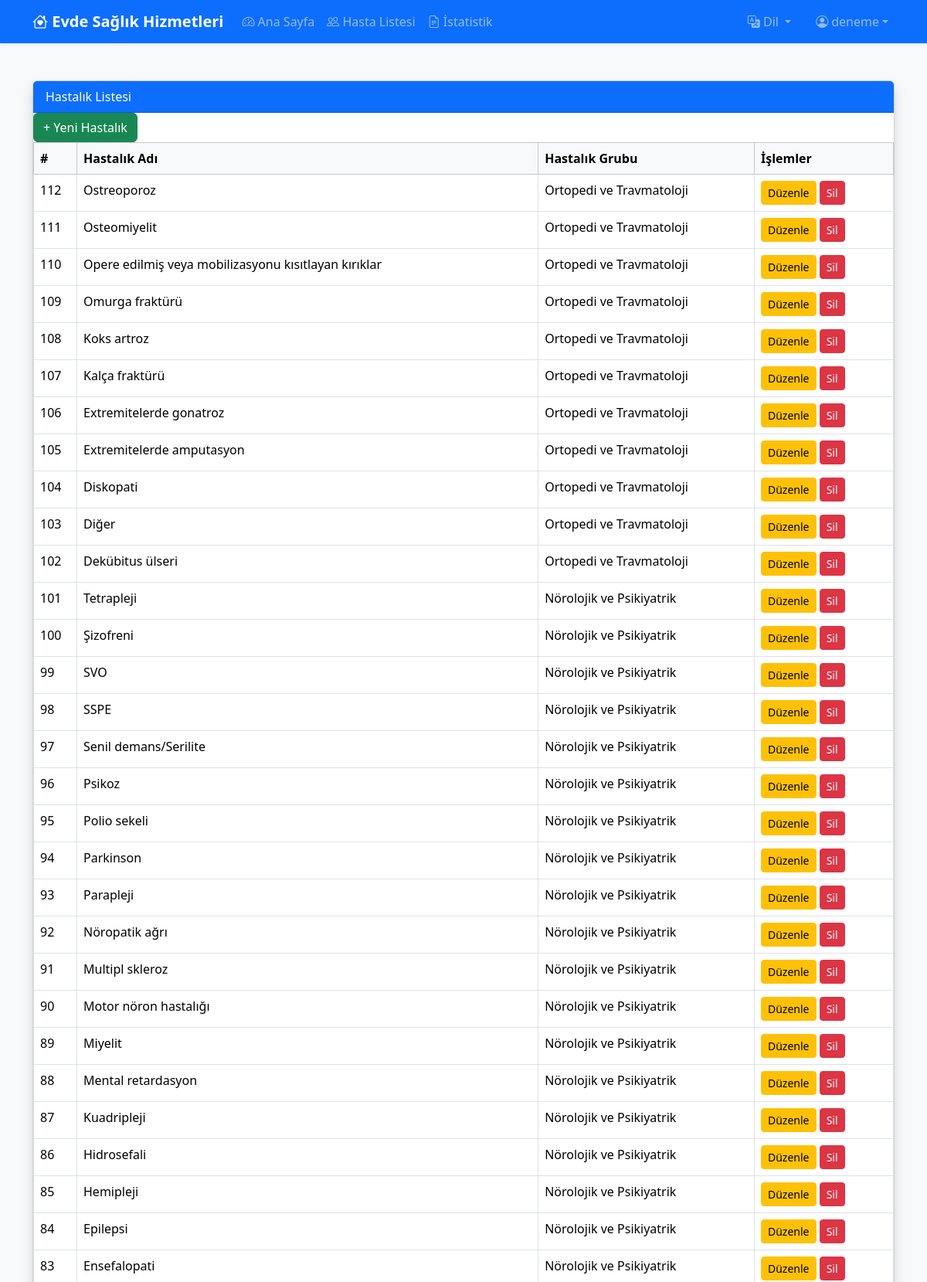
Screenshot of /hastalik-liste (signed in, upper part) with the database file from the repository.
### tables this page shows
CREATE TABLE `hastalik_tanimlari` (
  `id` int(11) NOT NULL,
  `hastalik_adi` varchar(255) NOT NULL,
  `hastalik_grubu` varchar(255) NOT NULL
);

### index.php (called while the page is built, shortened)
<?php
require_once "config/Database.php";
$routes = include "routes.php";
$request = trim(str_replace(BASE_URL, '', parse_url($_SERVER['REQUEST_URI'], PHP_URL_PATH)), '/');
$parts = explode('/', $request);
$routeKey = null;
$params = [];
foreach ($routes as $key => $route) {
    $routeParts = explode('/', str_replace('_', '-', $key));
    if (isset($route['params']) && count($route['params']) > 0) {
        $match = true;
        foreach ($routeParts as $i => $part) {
            if (($parts[$i] ?? '') !== str_replace('_', '-', $part)) {
                $match = false;
                break;
            }
        }
        if ($match) {
            $routeKey = $key;
            foreach ($route['params'] as $i => $paramName) {
                $params[$paramName] = $parts[count($routeParts) + $i] ?? null;
            }
            break;
        }
    } else {
        if ($request === str_replace('_', '-', $key)) {
            $routeKey = $key;
            break;
        }
    }
}
include $routes[$routeKey]['path'];

### config/Database.php (called while the page is built, shortened)
<?php
class Database
{
    private $conn;
    private function connect()
    {
        $this->conn = new mysqli("localhost", "root", "", "evde_bakim");
        $this->conn->set_charset("utf8mb4");
    }
    private function run(string $sql, ?string $types = null, ?array $params = null)
    {
        $stmt = $this->conn->prepare($sql);
        $stmt->execute();
        return $stmt;
    }
    public function fetchAll(string $sql, ?string $types = null, ?array $params = null): array
    {
        $stmt = $this->run($sql, $types, $params);
        $result = $stmt->get_result();
        return $result->fetch_all(MYSQLI_ASSOC);
    }
}

### hastaliklar/hastalik_liste.php (the view, shortened to what this page needs)
<?php
$db = new Database();
$hastaliklar = $db->fetchAll(
    "SELECT id, hastalik_adi, hastalik_grubu FROM hastalik_tanimlari ORDER BY id DESC"
);
?>
<?php
include "head.php";
?>
<body class="bg-light">
<?php include "navbar.php"; ?>
<div class="container mt-5">
  <div class="card shadow">
    <div class="card-header bg-primary text-white">
      Hastalık Listesi
    </div>
    <div class="card-body p-0">
      <button class="btn btn-success" data-bs-toggle="modal" data-bs-target="#hastalikEkleModal">
        + Yeni Hastalık
      </button>
      <table class="table table-bordered table-hover">
        <thead class="table-light">
          <tr>
            <th>#</th>
            <th>Hastalık Adı</th>
            <th>Hastalık Grubu</th>
            <th width="180">İşlemler</th>
          </tr>
        </thead>
        <tbody>
          <?php foreach ($hastaliklar as $h): ?>
          <tr>
            <td><?= $h["id"] ?></td>
            <td><?= htmlspecialchars($h["hastalik_adi"]) ?></td>
            <td><?= htmlspecialchars($h["hastalik_grubu"]) ?></td>
            <td>
              <button class="btn btn-sm btn-warning hastalikDuzenle"
                      data-id="<?= $h["id"] ?>"
                      data-ad="<?= htmlspecialchars($h["hastalik_adi"]) ?>"
                      data-grup="<?= htmlspecialchars($h["hastalik_grubu"]) ?>">
                Düzenle
              </button>
              <button class="btn btn-sm btn-danger hastalikSil"
                      data-id="<?= $h["id"] ?>">
                Sil
              </button>
            </td>
          </tr>
          <?php endforeach; ?>
        </tbody>
      </table>
    </div>
  </div>
</div>
</body>
</html>

### head.php (style rules this page uses)
body { min-height: 100vh; display: flex; flex-direction: column; }

### rows the page displays
hastalik_tanimlari: id "112", hastalik_adi "Ostreoporoz", hastalik_grubu "Ortopedi ve Travmatoloji"
hastalik_tanimlari: id "111", hastalik_adi "Osteomiyelit", hastalik_grubu "Ortopedi ve Travmatoloji"
hastalik_tanimlari: id "110", hastalik_adi "Opere edilmiş veya mobilizasyonu kısıtlayan kırıklar", hastalik_grubu "Ortopedi ve Travmatoloji"
hastalik_tanimlari: id "109", hastalik_adi "Omurga fraktürü", hastalik_grubu "Ortopedi ve Travmatoloji"
hastalik_tanimlari: id "108", hastalik_adi "Koks artroz", hastalik_grubu "Ortopedi ve Travmatoloji"
hastalik_tanimlari: id "107", hastalik_adi "Kalça fraktürü", hastalik_grubu "Ortopedi ve Travmatoloji"
hastalik_tanimlari: id "106", hastalik_adi "Extremitelerde gonatroz", hastalik_grubu "Ortopedi ve Travmatoloji"
hastalik_tanimlari: id "105", hastalik_adi "Extremitelerde amputasyon", hastalik_grubu "Ortopedi ve Travmatoloji"
hastalik_tanimlari: id "104", hastalik_adi "Diskopati", hastalik_grubu "Ortopedi ve Travmatoloji"
hastalik_tanimlari: id "103", hastalik_adi "Diğer", hastalik_grubu "Ortopedi ve Travmatoloji"
hastalik_tanimlari: id "102", hastalik_adi "Dekübitus ülseri", hastalik_grubu "Ortopedi ve Travmatoloji"
hastalik_tanimlari: id "101", hastalik_adi "Tetrapleji", hastalik_grubu "Nörolojik ve Psikiyatrik"
hastalik_tanimlari: id "100", hastalik_adi "Şizofreni", hastalik_grubu "Nörolojik ve Psikiyatrik"
hastalik_tanimlari: id "99", hastalik_adi "SVO", hastalik_grubu "Nörolojik ve Psikiyatrik"
hastalik_tanimlari: id "98", hastalik_adi "SSPE", hastalik_grubu "Nörolojik ve Psikiyatrik"
hastalik_tanimlari: id "97", hastalik_adi "Senil demans/Serilite", hastalik_grubu "Nörolojik ve Psikiyatrik"
hastalik_tanimlari: id "96", hastalik_adi "Psikoz", hastalik_grubu "Nörolojik ve Psikiyatrik"
hastalik_tanimlari: id "95", hastalik_adi "Polio sekeli", hastalik_grubu "Nörolojik ve Psikiyatrik"
hastalik_tanimlari: id "94", hastalik_adi "Parkinson", hastalik_grubu "Nörolojik ve Psikiyatrik"
hastalik_tanimlari: id "93", hastalik_adi "Parapleji", hastalik_grubu "Nörolojik ve Psikiyatrik"
hastalik_tanimlari: id "92", hastalik_adi "Nöropatik ağrı", hastalik_grubu "Nörolojik ve Psikiyatrik"
hastalik_tanimlari: id "91", hastalik_adi "Multipl skleroz", hastalik_grubu "Nörolojik ve Psikiyatrik"
hastalik_tanimlari: id "90", hastalik_adi "Motor nöron hastalığı", hastalik_grubu "Nörolojik ve Psikiyatrik"
hastalik_tanimlari: id "89", hastalik_adi "Miyelit", hastalik_grubu "Nörolojik ve Psikiyatrik"
hastalik_tanimlari: id "88", hastalik_adi "Mental retardasyon", hastalik_grubu "Nörolojik ve Psikiyatrik"
hastalik_tanimlari: id "87", hastalik_adi "Kuadripleji", hastalik_grubu "Nörolojik ve Psikiyatrik"
hastalik_tanimlari: id "86", hastalik_adi "Hidrosefali", hastalik_grubu "Nörolojik ve Psikiyatrik"
hastalik_tanimlari: id "85", hastalik_adi "Hemipleji", hastalik_grubu "Nörolojik ve Psikiyatrik"
hastalik_tanimlari: id "84", hastalik_adi "Epilepsi", hastalik_grubu "Nörolojik ve Psikiyatrik"
hastalik_tanimlari: id "83", hastalik_adi "Ensefalopati", hastalik_grubu "Nörolojik ve Psikiyatrik"

### other values shown
__("brand") "Evde Sağlık Hizmetleri"
__("home") "Ana Sayfa"
__("patient_list") "Hasta Listesi"
__("statistics") "İstatistik"
__("language") "Dil"
$username "deneme"
